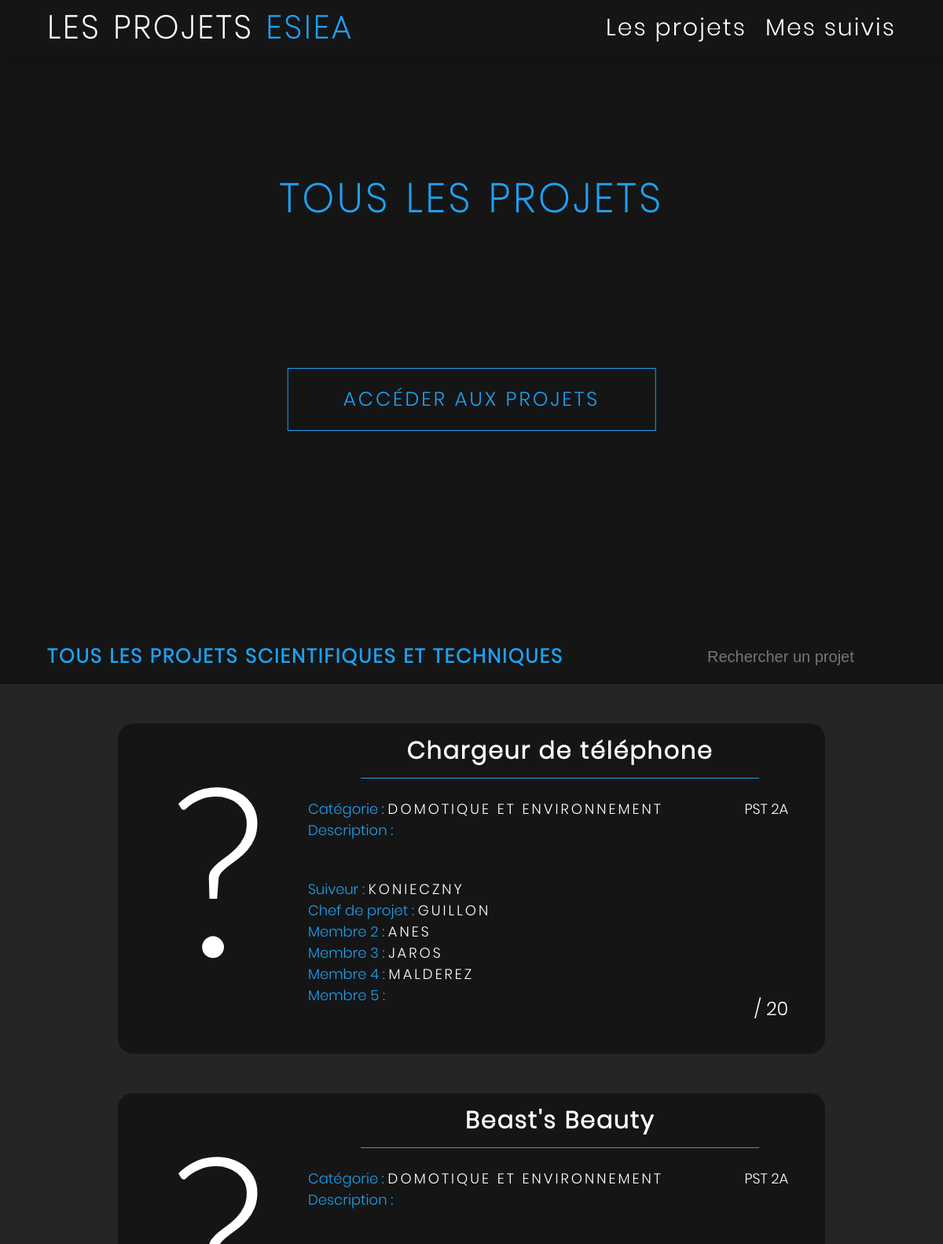
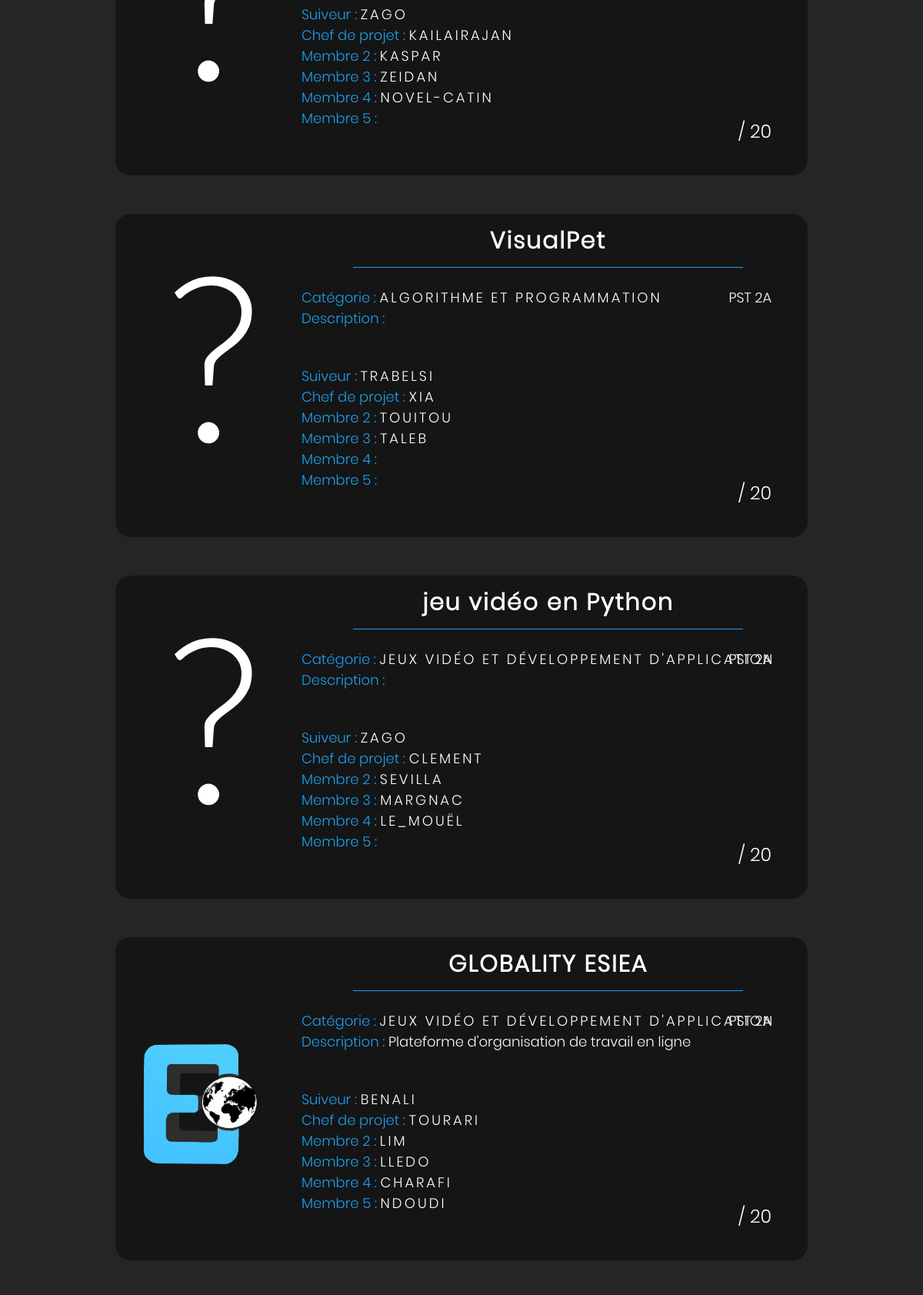
The page /pages/projectMenu/teacher/followPST.php?sortBy=all (signed in, upper part) on the database its author committed (2 pictures, top to bottom).
### tables this page shows
CREATE TABLE `projects` (
  `id` int(11) NOT NULL,
  `year` int(10) NOT NULL,
  `category` varchar(255) NOT NULL,
  `idProjectManager` int(10) NOT NULL,
  `idMember2` int(10) NOT NULL DEFAULT '0',
  `idMember3` int(10) NOT NULL DEFAULT '0',
  `idMember4` int(10) NOT NULL DEFAULT '0',
  `idMember5` int(10) NOT NULL DEFAULT '0',
  `name` varchar(255) NOT NULL,
  `idFollower` int(10) NOT NULL,
  `description` text NOT NULL,
  `step` int(11) NOT NULL DEFAULT '0',
  `markS1` varchar(10) DEFAULT NULL,
  `markGen` varchar(10) DEFAULT NULL,
  `markInterm` varchar(10) DEFAULT NULL,
  `markTech` varchar(10) DEFAULT NULL,
  `markFin` varchar(20) DEFAULT NULL
);

CREATE TABLE `users` (
  `id` int(10) NOT NULL,
  `username` varchar(255) NOT NULL,
  `promo` int(255) NOT NULL,
  `class` int(10) DEFAULT NULL,
  `email` varchar(255) NOT NULL,
  `password` varchar(255) NOT NULL,
  `theme` varchar(1) NOT NULL DEFAULT '1',
  `date` timestamp NOT NULL DEFAULT CURRENT_TIMESTAMP
);

### src/php/functions/project.php (called while the page is built, shortened)
<?php
    function convertIdToName($idToConvert) {
        global $db;
        $querySQL = "SELECT username FROM users WHERE id = :id";
        $query    = $db->prepare($querySQL);
        $query->execute(['id' => $idToConvert]);
        $member = $query->fetch();
        return $member['username'];
    }
    function getAllPST() {
        global $db;
        $allPST = array();
        $getAllPSTSQL = "SELECT * FROM projects";
        $getAllPST    = $db->prepare($getAllPSTSQL);
        $getAllPST->execute();
        while ($element = $getAllPST->fetch()) {
            array_push($allPST, $element);
        }
        return $allPST;
    }
 ?>

### public/pages/projectMenu/teacher/followPST.php (the view, shortened to what this page needs)
<?php
    if (empty($_SESSION)) {
        header("Location: ../../../../index.php");
    } else {
        include '../../../../src/database/database.php';
        include '../../../../src/php/composantPage/header.php';
        include '../../../../src/php/composantPage/includeCSS/teacher/followCSS.php';
        include '../../../../src/php/functions/project.php';
?>
<div class="header">
    <div class="header-content">
        <h1 class="header-title">Les projets <blue>ESIEA</blue></h1>
        <nav class="header-menu">
            <a href="followPST.php?sortBy=all" class="link">Les projets</a>
            <a href="followPST.php?sortBy=follow" class="link">Mes suivis</a>
        </nav>
    </div>
</div>
<?php
    $allPST     = getAllPST();
    $myFollow   = getPSTForFollower($_SESSION['id']);
    $projects   = array();
 ?>
<?php if (isset($_GET['sortBy'])) {
    $_GET['sortBy'] = htmlspecialchars($_GET['sortBy']); ?>
    <div class="showProjects" id="showProjects">
        <div class="mainTitle">
            <?php if ($_GET['sortBy'] == 'all') { ?>
                <h3 class="title">Tous les Projets</h3>
                <?php $projects = $allPST; ?>
            <?php } else if ($_GET['sortBy'] == 'follow') { ?>
                <h3 class="title">Tous mes suivis</h3>
                <?php $projects = $myFollow; ?>
            <?php } else if ($_GET['sortBy'] >= 2 && $_GET['sortBy'] <= 5) { ?>
                <h3 class="title">PST <?= $_GET['sortBy'] ?>A</h3>
                <?php $projects = getPSTByYear($_GET['sortBy']); ?>
            <?php } else { ?>
                <h3 class="title">Choisir sa catégorie</h3>
            <?php } ?>
            <a href="#top" class="goTo">Accéder aux projets</a>
        </div>
        <div class="main" id="top">
            <div class="header-list">
                <h3 class="header-list-title">
                    <?php if ($_GET['sortBy'] == 'all') { ?>
                        Tous les Projets Scientifiques et Techniques
                        <?php $projects = $allPST; ?>
                    <?php } else if ($_GET['sortBy'] == 'follow') { ?>
                        Tous mes suivis
                        <?php $projects = $myFollow; ?>
                    <?php } else if ($_GET['sortBy'] >= 2 && $_GET['sortBy'] <= 5) { ?>
                        PST <?= $_GET['sortBy'] ?>A
                        <?php $projects = getPSTByYear($_GET['sortBy']); ?>
                    <?php } ?>
                </h3>
                <input type="text" id="searchEngineInput" onkeyup="searchEngine()" placeholder="Rechercher un projet" title="Type in a category">
            </div>
            <div class="list-projects" id="list-projects">
                <?php
                $i = 0;
                while (!empty($projects[$i])) { ?>
                    <?php $pathToJacketOfPST = '../../../../src/data/projects/'.$projects[$i]['name'].'/pictures/logo.png'; ?>
                    <a href="infoPST.php?title=<?= $projects[$i]['name'] ?>" class="project">
                        <div class="jacket" style="display: block;">
                            <?php if (file_exists($pathToJacketOfPST)) { ?>
                                <img src="<?= $pathToJacketOfPST ?>" class="unknow" alt="?">
                            <?php } else { ?>
                                <p class="unknow">?</p>
                            <?php } ?>
                        </div>
                        <div class="informations" style="display: block;">
                            <h4 class="titleProject"><?= $projects[$i]['name'] ?></h4>
                            <div class="block">
                                <p class="category"><blue>Catégorie :</blue> <upp> <?= $projects[$i]['category'] ?> </upp> </p>
                                <p class="description"><blue>Description :</blue> <?= $projects[$i]['description'] ?></p>
                                <p class="follower member">Suiveur : <upp> <?= convertIdToName($projects[$i]['idFollower']) ?> </upp> </p>
                                <p class="mark"><?= $projects[$i]['markGen'] ?> / 20</p>
                                <p class="yearProject">PST <?= $projects[$i]['year'] ?>A</p>
                                <p class="member">Chef de projet : <upp> <?= convertIdToName($projects[$i]['idProjectManager']) ?> </upp> </p>
                                <p class="member">Membre 2 : <upp> <?= convertIdToName($projects[$i]['idMember2']) ?> </upp> </p>
                                <p class="member">Membre 3 : <upp> <?= convertIdToName($projects[$i]['idMember3']) ?> </upp> </p>
                                <p class="member">Membre 4 : <upp> <?= convertIdToName($projects[$i]['idMember4']) ?> </upp> </p>
                                <p class="member">Membre 5 : <upp> <?= convertIdToName($projects[$i]['idMember5']) ?> </upp> </p>
                            </div>
                        </div>
                    </a>
                    <?php
                    $i++;
                } ?>
            </div>
        </div>
    </div>
<?php } ?>
<?php
    include '../../../../src/php/composantPage/footer.php';
    }
 ?>

### src/css/global.css (style rules this page uses)
* { margin: 0; padding: 0; }
body { background-color: var(--main-bck-color); color: var(--txt-color); font-family: 'Poppins'; }
.block { position: absolute; top: 50%; left: 50%; transform: translate(-50%, -50%); background-color: var(--block-bck-color); border-radius: 20px; box-shadow: 15px 15px 20px 20px rgba(0, 0, 0, 0.5); width: 50%; height: 480px; }
.description { position: relative; margin: 15% auto; font-size: 30px; width: 75%; text-align: center; }

### src/css/base.css (style rules this page uses)
* { box-sizing: border-box; outline: none; }
html, body { margin: 0; padding: 0; font-family: "Poppins-Light"; color: var(--txt-color); background-color: var(--main-bck-color); cursor: crosshair; }
a { cursor: crosshair; outline: none; text-decoration: none; color: var(--txt-color); }
h1, h2, h3, h4, h5, h6, p { margin: 0; padding: 0; }
blue { color: var(--color-blue); }
.header { position: relative; z-index: 99; top: 0; left: 0; width: 100%; height: 70px; line-height: 70px; background-color: var(--block-bck-color); box-shadow: 10px 12px 24px 0px rgba(0,0,0,0.2); overflow: hidden; }
.header-content { width: 90%; margin: auto; }
.header-title { float: left; text-transform: uppercase; font-size: 40px; letter-spacing: 4px; text-decoration: none; height: 70px; color: var(--txt-color); line-height: 70px; font-family: 'Poppins-Thin'; overflow: hidden; }
.header-menu { float: right; display: inline-block; overflow: hidden; }
.link { position: relative; display: inline-block; text-decoration: none; font-size: 30px; height: 70px; letter-spacing: 2px; margin-left: 20px; color: var(--txt-color); transition: 0.3s; }
.link:before { content: ''; position: absolute; bottom: 0; left: 0; width: 0; border: 1px solid transparent; transition: 0.3s; }

### src/css/projects.css (style rules this page uses)
.title { font-size: 40px; color: var(--color-blue); text-transform: uppercase; letter-spacing: 5px; }
.header-menu { position: relative; height: 70px; }

### src/css/themes/colorDefault.css (style rules this page uses)
:root { --txt-color: #fff; --txt-color-bis: #fff; --main-bck-color: #252525; --block-bck-color: #151515; --block-bck-color-hover: #101010; --color-blue: #1da1f2; --color-blue-hover: #0652DD; }

### rows shown on the page
projects: name "Chargeur de téléphone", category "DOMOTIQUE ET ENVIRONNEMENT", idFollower.username "KONIECZNY", year "2", idProjectManager.username "GUILLON", idMember2.username "ANES", idMember3.username "JAROS", idMember4.username "MALDEREZ"
projects: name "Beast's Beauty", category "DOMOTIQUE ET ENVIRONNEMENT", idFollower.username "ZAGO", year "2", idProjectManager.username "KAILAIRAJAN", idMember2.username "KASPAR", idMember3.username "ZEIDAN", idMember4.username "NOVEL-CATIN"
projects: name "VisualPet", category "ALGORITHME ET PROGRAMMATION", idFollower.username "TRABELSI", year "2", idProjectManager.username "XIA", idMember2.username "TOUITOU", idMember3.username "TALEB"
projects: name "jeu vidéo en Python", category "JEUX VIDÉO ET DÉVELOPPEMENT D'APPLICATION", idFollower.username "ZAGO", year "2", idProjectManager.username "CLEMENT", idMember2.username "SEVILLA", idMember3.username "MARGNAC", idMember4.username "LE_MOUËL"
projects: name (picture), name "GLOBALITY ESIEA", category "JEUX VIDÉO ET DÉVELOPPEMENT D'APPLICATION", description "Plateforme d'organisation de travail en ligne", idFollower.username "BENALI", year "2", idProjectManager.username "TOURARI", idMember2.username "LIM", idMember3.username "LLEDO", idMember4.username "CHARAFI", idMember5.username "NDOUDI"
